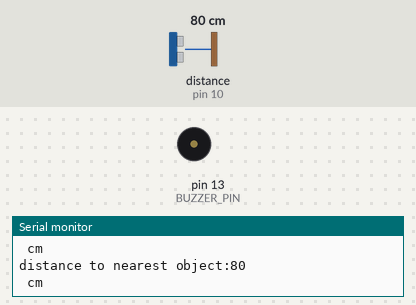
A sketch run on a simulated Arduino Uno, built with avr-gcc and run on an emulated ATmega328P. Parts: buzzer (waves = sounding, pin HIGH), the last lines printed to the serial monitor. Wiring (inferred from the names in the program): ultrasonic range finder: trigger pin 9; echo pin 10. The test bench sets the inputs (shaded band); at power-on: distance to the obstacle (sensor on pin 10) 80 cm. The echo pulse lasts 58.3 µs per cm; pins used as bus, display or sensor lines are not drawn.

Above: at 1.2 s.
1.3 s: distance to the obstacle (sensor on pin 10) set to 23 cm
4.3 s: distance to the obstacle (sensor on pin 10) set to 19 cm
At 4.44 s:
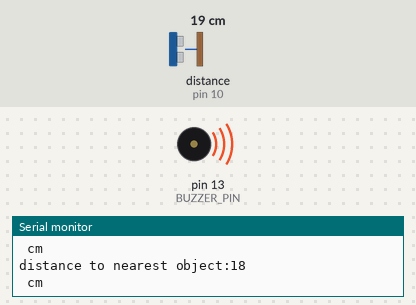
7.3 s: distance to the obstacle (sensor on pin 10) set to 35 cm
At 7.3 s:
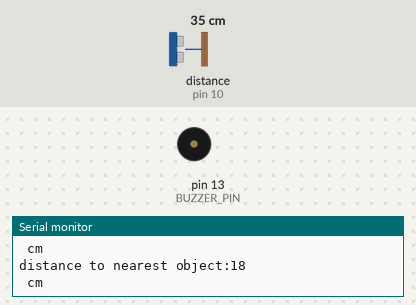
8.8 s: distance to the obstacle (sensor on pin 10) set to 18 cm
At 8.93 s:
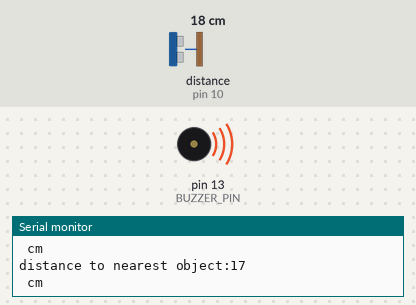
Timing chart, 0 to 12.8 s (numbered marks = the images above; inputs shaded):
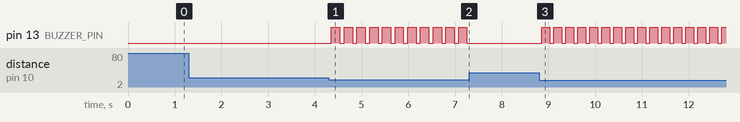

Measured:
- the behaviour switches between 22 and 21 cm on distance to the obstacle (sensor on pin 10) (found by bisection; images 0 and 1)
- after the input at 4.3 s, pin 13 (BUZZER_PIN): alternates HIGH for 0.18 s and LOW for 0.09 s, starting after 0.06 s
- after the input at 7.3 s, pin 13 (BUZZER_PIN): stops changing and stays LOW
- after the input at 8.8 s, pin 13 (BUZZER_PIN): alternates HIGH for 0.17 s and LOW for 0.09 s, starting after 0.05 s

The sketch:

sistemparkir.ino
```cpp
const unsigned int TRIG_PIN = 9; // pin untuk trigger pada sensor ultrasonic
const unsigned int ECHO_PIN = 10;// pin untuk echo pada sensor ultrasonic
const unsigned int BUZZER_PIN = 13;// pin untuk buzzer pada pin digital nomor 13 (terhubung ke led)
const unsigned int BAUD_RATE = 9600;


// kode yang dipanggil ketika baru menyala
void setup() {
  // inisialisasi sensor ultrasonic
  pinMode(TRIG_PIN, OUTPUT);
  pinMode(ECHO_PIN, INPUT);

  // inisialisasi buzzer
  pinMode(BUZZER_PIN, OUTPUT);
  Serial.begin(BAUD_RATE);
  digitalWrite(BUZZER_PIN, LOW);
 }

// bunyikan buzzer sesuai jarak (semakin dekat maka, semakin cepat bunyinya)
void beep(int distance) {
  digitalWrite(BUZZER_PIN, HIGH);
  delay(10 * distance);
  digitalWrite(BUZZER_PIN, LOW);
  delay(5 * distance);
}

void loop() {

  // kode untuk mendapatkan jarak
  digitalWrite(TRIG_PIN, LOW);
  delayMicroseconds(2);
  digitalWrite(TRIG_PIN, HIGH);
  delayMicroseconds(10);
  digitalWrite(TRIG_PIN, LOW);

  const unsigned long duration = pulseIn(ECHO_PIN, HIGH);
  int distance = duration / 29 / 2;

  // print jarak ke layar
  if (duration == 0) {
    Serial.println("Warning: no pulse from sensor");
  } else {
    Serial.print("distance to nearest object:");
    Serial.println(distance);
    Serial.println(" cm");
  }

  // jika jarak kurang dari atau samadengan 20cm maka bunyikan buzzer
  if(distance <= 20) {
    beep(distance);
  } else
  // jika tidak matikan buzzer
  {
    digitalWrite(BUZZER_PIN, LOW);
  }
}
```
